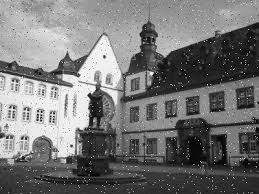
#> input picture Image/noise_house.jpg, 259 x 194 px, found by its file name
$ python Lesson6.2.py
#> lines starting #> are read from the running program, lines starting #| are printed output that depends on the picture; after the words box and inside, x2 and y2 are one past the last pixel; in counts of white or black regions, pixels touching at a corner belong together
import numpy as np
import cv2
import matplotlib as plt

I = cv2.imread("E:\\C4T\\Image Processing\\Image\\noise_house.jpg")
#> I is the input picture: shape (194, 259, 3); min 0, max 255, mean 117.8
cv2.imshow("Image", I)
cv2.waitKey(1)
gray = cv2.cvtColor(I, cv2.COLOR_RGB2GRAY)
filter_noise = cv2.medianBlur(gray, 5)
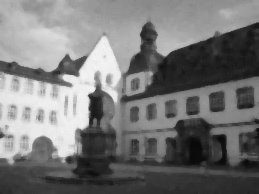
#> filter_noise: shape (194, 259); min 9, max 244, mean 118.1
cv2.imshow("remove noise", filter_noise)
cv2.waitKey(1)
# convert to binary
ret, binImage = cv2.threshold(filter_noise, 100, 255, cv2.THRESH_BINARY)
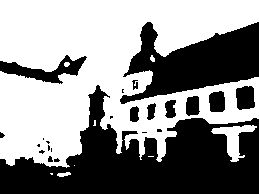
#> binImage: shape (194, 259); 55.4% white; 23 black regions (11 under 20 px), largest, box (x1, y1, x2, y2) and area: (0, 85, 259, 194) 13855, (120, 22, 259, 104) 6109, (0, 55, 87, 84) 978
cv2.imshow("binImage", binImage)
cv2.waitKey(1)
kernel = cv2.getStructuringElement(cv2.MORPH_RECT, (5, 5))
img_dilate = cv2.dilate(binImage, kernel)
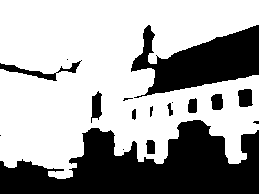
#> img_dilate: shape (194, 259); 64.5% white; 17 black regions (6 under 20 px), largest, box (x1, y1, x2, y2) and area: (0, 120, 259, 194) 11460, (131, 25, 259, 98) 4960, (0, 60, 82, 81) 414
#cv2.imshow("binImage", binImage)
img_erode = cv2.erode(binImage, kernel)
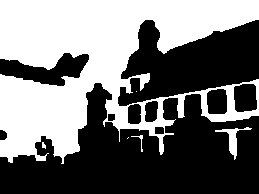
#> img_erode: shape (194, 259); 45.3% white; 6 white regions (2 under 20 px), largest, box (x1, y1, x2, y2) and area: (0, 0, 259, 164) 22450, (215, 127, 252, 160) 274, (131, 135, 143, 152) 38, (42, 142, 46, 149) 20
cv2.imshow("dilate", img_dilate)
cv2.waitKey(1)
cv2.imshow("erode", img_erode)
cv2.waitKey()

$ run again, with Image/noise_salt.jpg copied over Image/noise_house.jpg
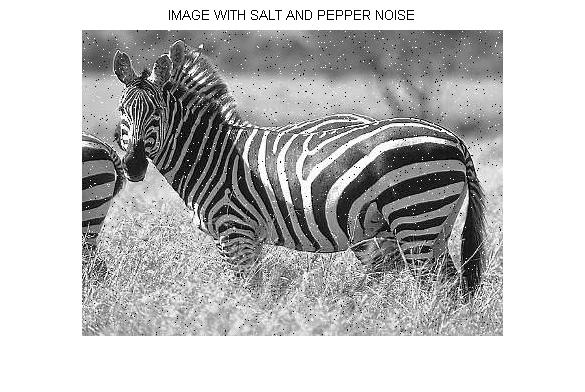
#> input picture Image/noise_salt.jpg, 585 x 392 px, found by its file name
#> I is the input picture: shape (392, 585, 3); min 0, max 255, mean 190
#> `ret, binImage = cv2.threshold(filter_noise, 100, 255, cv2.THRESH_BINARY)`:
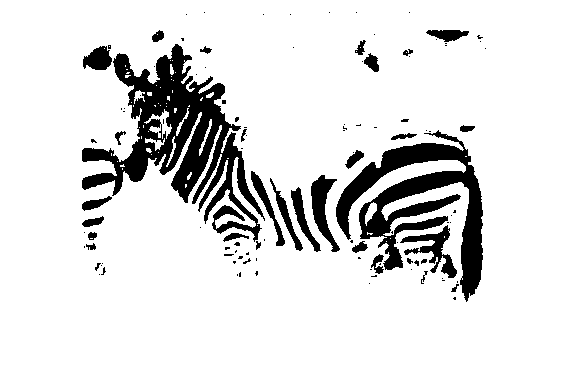
#> binImage: shape (392, 585); 88.2% white; 112 black regions (79 under 20 px), largest, box (x1, y1, x2, y2) and area: (82, 44, 265, 242) 12052, (336, 130, 483, 302) 8617, (400, 225, 457, 278) 942
#> img_dilate: shape (392, 585); 95% white; 74 black regions (41 under 20 px), largest, box (x1, y1, x2, y2) and area: (125, 48, 223, 198) 3011, (377, 167, 481, 294) 2340, (338, 145, 469, 232) 1764
#> `img_erode = cv2.erode(binImage, kernel)`:
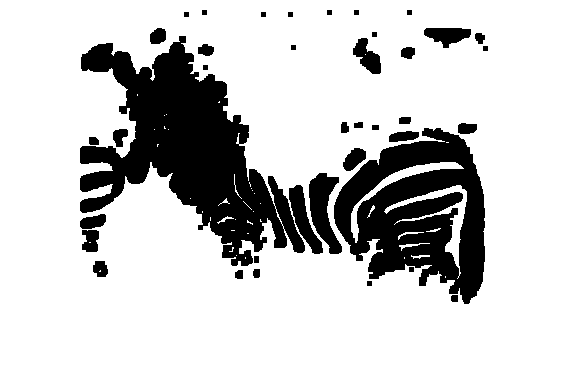
#> img_erode: shape (392, 585); 80.8% white; 39 black regions, largest, box (x1, y1, x2, y2) and area: (80, 36, 305, 266) 22083, (334, 128, 485, 304) 15245, (309, 173, 342, 254) 1432
